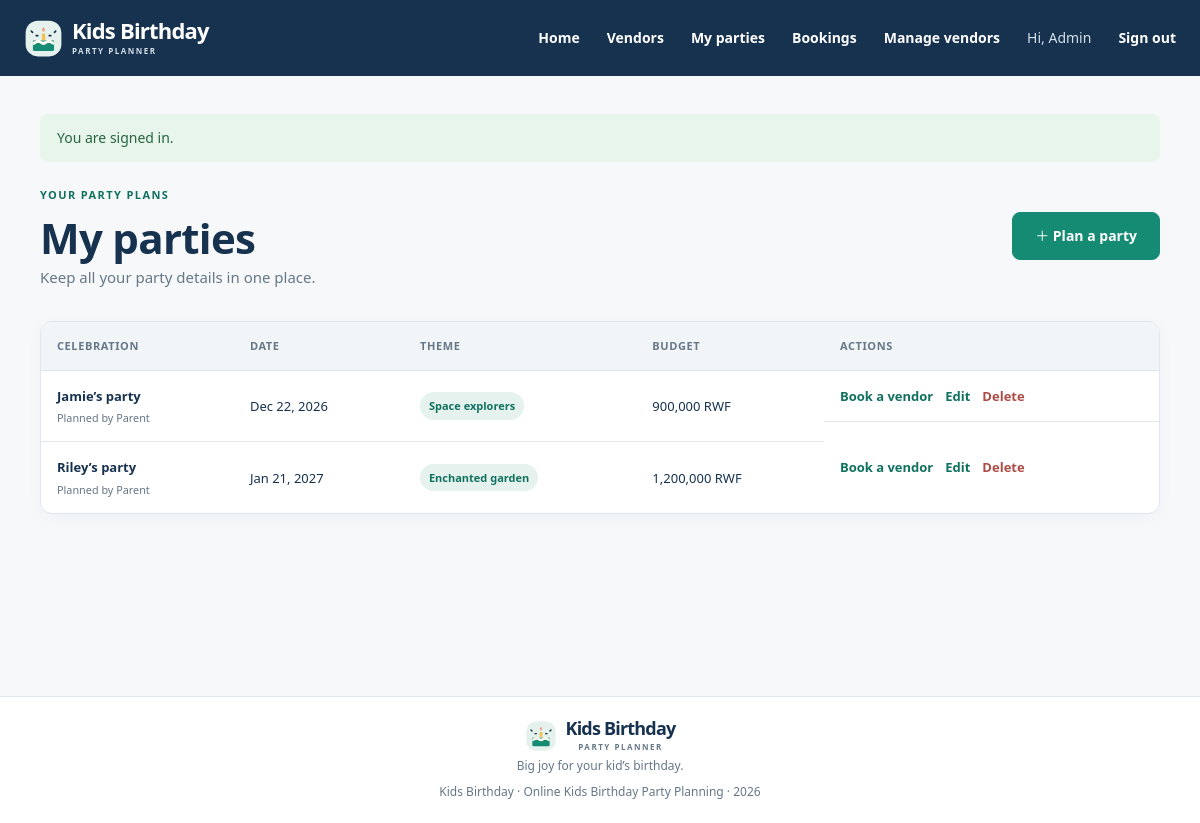
/index.php?r=parties (signed in), run on the app's committed database.
### tables this page shows
CREATE TABLE IF NOT EXISTS users (
    user_id INT UNSIGNED NOT NULL AUTO_INCREMENT,
    username VARCHAR(80) NOT NULL,
    email VARCHAR(190) NOT NULL,
    password_hash VARCHAR(255) NOT NULL,
    role ENUM('parent', 'admin') NOT NULL DEFAULT 'parent',
    created_at TIMESTAMP NOT NULL DEFAULT CURRENT_TIMESTAMP,
    PRIMARY KEY (user_id),
    UNIQUE KEY uq_users_email (email)
);

CREATE TABLE IF NOT EXISTS parties (
    party_id INT UNSIGNED NOT NULL AUTO_INCREMENT,
    parent_id INT UNSIGNED NOT NULL,
    child_name VARCHAR(80) NOT NULL,
    party_date DATE NOT NULL,
    theme VARCHAR(100) NOT NULL,
    budget DECIMAL(7,0) UNSIGNED NOT NULL,
    PRIMARY KEY (party_id),
    KEY idx_parties_parent_date (parent_id, party_date),
    CONSTRAINT fk_parties_parent FOREIGN KEY (parent_id)
        REFERENCES users (user_id) ON UPDATE CASCADE ON DELETE CASCADE
);

### app/Core/helpers.php (called while the page is built, shortened)
<?php
function db(): PDO
{
    return Database::connection();
}
function e($value): string
{
    return htmlspecialchars((string) $value, ENT_QUOTES | ENT_SUBSTITUTE, 'UTF-8');
}
function current_user(): ?array
{
    return $_SESSION['user'] ?? null;
}
function render(string $view, array $data = []): void
{
    extract($data, EXTR_SKIP);
    $viewFile = __DIR__ . '/../Views/' . $view . '.php';
    require __DIR__ . '/../Views/layout/header.php';
    require $viewFile;
    require __DIR__ . '/../Views/layout/footer.php';
}
function take_flashes(): array
{
    $messages = $_SESSION['flash'] ?? [];
    return $messages;
}
function money_rwf($amount): string
{
    return number_format((float) $amount, 0, '.', ',') . ' RWF';
}

### app/Controllers/PartyController.php (called while the page is built, shortened)
<?php
final class PartyController
{
    public static function index(): void
    {
        $user = require_login();
        render('parties/index', ['title' => 'My parties', 'parties' => Party::allForUser($user)]);
    }
}

### config/database.php (called while the page is built)
<?php
return [
    'host' => getenv('DB_HOST') ?: '127.0.0.1',
    'port' => getenv('DB_PORT') ?: '3306',
    'database' => getenv('DB_NAME') ?: 'kids_party_planner',
    'username' => getenv('DB_USER') ?: 'root',
    'password' => getenv('DB_PASS') !== false ? getenv('DB_PASS') : '',
    'charset' => 'utf8mb4',
];

### app/Core/Database.php (called while the page is built, shortened)
<?php
final class Database
{
    private static ?PDO $connection = null;
    public static function connection(): PDO
    {
        if (self::$connection === null) {
            $config = require dirname(__DIR__, 2) . '/config/database.php';
            $dsn = sprintf(
                'mysql:host=%s;port=%s;dbname=%s;charset=%s',
                $config['host'],
                $config['port'],
                $config['database'],
                $config['charset']
            );
            self::$connection = new PDO($dsn, $config['username'], $config['password'], [
                PDO::ATTR_ERRMODE => PDO::ERRMODE_EXCEPTION,
                PDO::ATTR_DEFAULT_FETCH_MODE => PDO::FETCH_ASSOC,
                PDO::ATTR_EMULATE_PREPARES => false,
            ]);
        }
        return self::$connection;
    }
}

### app/Models/User.php (called while the page is built, shortened)
<?php
final class User
{
    public static function find(int $id): ?array
    {
        $statement = db()->prepare('SELECT user_id, username, email, role, created_at FROM users WHERE user_id = ?');
        $statement->execute([$id]);
        $user = $statement->fetch();
        return $user ?: null;
    }
}

### app/bootstrap.php (called while the page is built, shortened)
<?php
require_once __DIR__ . '/Core/Database.php';
require_once __DIR__ . '/Core/helpers.php';
require_once __DIR__ . '/Models/User.php';
require_once __DIR__ . '/Controllers/PartyController.php';
if (!empty($_SESSION['user'])) {
    $sessionUser = User::find((int) $_SESSION['user']['user_id']);
}

### app/Models/Party.php (called while the page is built, shortened)
<?php
final class Party
{
    public static function allForUser(array $user): array
    {
        if ($user['role'] === 'admin') {
            return db()->query(
                'SELECT p.*, u.username AS parent_name FROM parties p JOIN users u ON u.user_id = p.parent_id ORDER BY p.party_date'
            )->fetchAll();
        }
        $statement = db()->prepare(
            'SELECT p.*, u.username AS parent_name FROM parties p JOIN users u ON u.user_id = p.parent_id WHERE p.parent_id = ? ORDER BY p.party_date'
        );
        $statement->execute([$user['user_id']]);
        return $statement->fetchAll();
    }
}

### app/Views/parties/index.php (the view, shortened to what this page needs)
<section class="page-heading">
    <div><span class="eyebrow">YOUR PARTY PLANS</span><h1>My parties</h1><p>Keep all your party details in one place.</p></div>
    <a class="button" href="index.php?r=parties/create">＋ Plan a party</a>
</section>
<?php if (!$parties): ?>
    <div class="empty-panel"><span>🎉</span><h2>Your next celebration starts here</h2><p>Create a party plan to save your date, theme, and budget.</p><a class="button" href="index.php?r=parties/create">Create your first party</a></div>
<?php else: ?>
    <div class="table-wrap"><table>
        <thead><tr><th>Celebration</th><th>Date</th><th>Theme</th><th>Budget</th><th>Actions</th></tr></thead>
        <tbody>
        <?php foreach ($parties as $party): ?>
            <tr>
                <td><a class="table-title-link" href="index.php?r=parties/view&id=<?= (int) $party['party_id'] ?>"><strong><?= e($party['child_name']) ?>’s party</strong></a><?php if (current_user()['role'] === 'admin'): ?><small class="cell-sub">Planned by <?= e($party['parent_name']) ?></small><?php endif; ?></td>
                <td><?= e(date('M j, Y', strtotime($party['party_date']))) ?></td>
                <td><span class="tag"><?= e($party['theme']) ?></span></td>
                <td><?= e(money_rwf($party['budget'])) ?></td>
                <td class="actions">
                    <a class="text-link" href="index.php?r=bookings/create&party_id=<?= (int) $party['party_id'] ?>">Book a vendor</a>
                    <a class="text-link" href="index.php?r=parties/edit&id=<?= (int) $party['party_id'] ?>">Edit</a>
                    <form method="post" action="index.php?r=parties/delete" data-confirm="Delete this party and its bookings?">
                        <button class="link-button danger-link" type="submit">Delete</button>
                    </form>
                </td>
            </tr>
        <?php endforeach; ?>
        </tbody>
    </table></div>
<?php endif; ?>

### app/Views/layout/header.php (shortened to what this page needs)
<?php $flashes = take_flashes(); ?>
<!doctype html>
<html lang="en">
<head>
    <link rel="stylesheet" href="assets/css/style.css?v=2">
</head>
<body>
<header class="site-header">
    <div class="nav-wrap">
        <a class="brand" href="index.php?r=home" aria-label="Kids Birthday home">
            <img class="brand-mark" src="assets/images/birthday-mark.svg" alt="">
            <span class="brand-copy"><span class="brand-name">Kids Birthday</span><span class="brand-caption">PARTY PLANNER</span></span>
        </a>
        <nav class="main-nav" id="main-navigation" aria-label="Main navigation">
            <a href="index.php?r=home">Home</a>
            <a href="index.php?r=vendors">Vendors</a>
            <?php if (current_user()): ?>
                <a href="index.php?r=parties">My parties</a>
                <a href="index.php?r=bookings">Bookings</a>
                <?php if (current_user()['role'] === 'admin'): ?>
                    <a href="index.php?r=vendors/manage">Manage vendors</a>
                <?php endif; ?>
                <a class="nav-user" href="index.php?r=profile" title="Your profile">Hi, <?= e(current_user()['role'] === 'admin' ? 'Admin' : current_user()['username']) ?></a>
                <form class="nav-logout" method="post" action="index.php?r=logout">
                    <button class="link-button" type="submit">Sign out</button>
                </form>
            <?php else: ?>
                <a href="index.php?r=login">Sign in</a>
                <a class="button button-small" href="index.php?r=register">Get started</a>
            <?php endif; ?>
        </nav>
    </div>
</header>
<main class="main-content" id="main-content">
    <?php foreach ($flashes as $flash): ?>
        <div class="flash flash-<?= e($flash['type']) ?>" role="status"><?= e($flash['message']) ?></div>
    <?php endforeach; ?>

### assets/css/style.css (style rules this page uses)
:root { --ink: #16324f; --muted: #667788; --accent: #168b74; --accent-dark: #11715f; --accent-soft: #e5f2ee; --peach: #fce9dc; --mint: #e4f1ed; --cream: #f6f8fa; --line: #dfe7ed; --white: #fff; --shadow: 0 12px 32px rgba(22, 50, 79, .08); font-family: system-ui, -apple-system, BlinkMacSystemFont, "Segoe UI", sans-serif; color: var(--ink); background: var(--cream); font-synthesis: none; text-rendering: optimizeLegibility; }
* { box-sizing: border-box; font-style: normal; }
body { margin: 0; background: var(--cream); font-size: 15px; line-height: 1.55; }
a { color: var(--accent-dark); text-decoration: none; }
button, input, select { font: inherit; }
button, select { cursor: pointer; }
.main-content { width: min(1120px, calc(100% - 48px)); min-height: calc(100vh - 180px); margin: 0 auto; padding: 38px 0 76px; }
.site-header { position: sticky; z-index: 20; top: 0; background: var(--ink); color: white; }
.nav-wrap { width: min(1200px, calc(100% - 48px)); height: 76px; margin: auto; display: flex; justify-content: space-between; align-items: center; }
.brand { display: inline-flex; align-items: center; gap: 9px; color: var(--ink); font-size: 22px; font-weight: 700; letter-spacing: -.8px; }
.site-header .brand { color: white; }
.site-header .brand-caption { color: #d4e0e9; }
.brand-mark { display: block; width: 39px; height: 39px; object-fit: contain; }
.brand-copy { display: grid; gap: 4px; }
.brand-name { line-height: 1; }
.brand-caption { color: var(--muted); font-size: 8px; font-weight: 700; letter-spacing: 1.5px; }
.main-nav { display: flex; align-items: center; gap: 27px; font-size: 14px; font-weight: 600; }
.main-nav > a:not(.button), .main-nav .link-button { color: white; }
.nav-user { color: #d4e0e9; font-weight: 500; }
.main-nav > a.nav-user { color: #d4e0e9; }
.nav-logout { margin: 0; }
.link-button { padding: 0; border: 0; background: transparent; font-size: inherit; font-weight: 600; }
.button { display: inline-flex; min-height: 48px; align-items: center; justify-content: center; gap: 14px; padding: 0 22px; border: 1px solid var(--accent); border-radius: 8px; background: var(--accent); color: white; font-size: 14px; font-weight: 700; transition: .2s ease; }
.flash { margin: 0 auto 20px; padding: 13px 17px; border-radius: 8px; font-size: 14px; }
.flash-success { background: #e7f5eb; color: #286541; }
.eyebrow { color: var(--accent-dark); font-size: 11px; font-weight: 700; letter-spacing: 1.4px; }
h1, h2, h3, p { margin-top: 0; }
h1, h2 { font-family: inherit; letter-spacing: -.7px; }
.text-link { color: var(--accent-dark); font-size: 13px; font-weight: 700; white-space: nowrap; }
.tag { display: inline-block; padding: 5px 9px; border-radius: 20px; background: var(--accent-soft); color: var(--accent-dark); font-size: 11px; font-weight: 700; }
.page-heading { display: flex; justify-content: space-between; align-items: center; gap: 24px; margin: 20px 0 32px; }
.page-heading h1 { margin: 9px 0 4px; font-size: clamp(36px, 4vw, 42px); line-height: 1.15; }
.page-heading p { margin-bottom: 0; color: var(--muted); }
.table-title-link { color: var(--ink); }
.table-wrap { width: 100%; overflow-x: auto; border: 1px solid var(--line); border-radius: 12px; background: white; box-shadow: 0 4px 16px rgba(22, 50, 79, .035); }
table { width: 100%; border-collapse: collapse; text-align: left; }
th, td { min-width: 110px; padding: 15px 16px; border-bottom: 1px solid var(--line); vertical-align: middle; font-size: 13px; }
th { background: #f1f5f7; color: var(--muted); font-size: 11px; letter-spacing: .6px; text-transform: uppercase; }
tbody tr:last-child td { border-bottom: 0; }
td strong { font-size: 13px; }
.cell-sub { display: block; margin-top: 4px; color: var(--muted); }
.actions { display: flex; flex-wrap: wrap; align-items: center; gap: 12px; }
.actions form { margin: 0; }
.danger-link { color: #ae4c45; }

### data on the page
users: role "Admin"
parties: child_name "Jamie", parent.username "Parent", party_date "Dec 22, 2026", theme "Space explorers", budget "900,000 RWF"
parties: child_name "Riley", parent.username "Parent", party_date "Jan 21, 2027", theme "Enchanted garden", budget "1,200,000 RWF"

### other printed values
$flash['message'] "You are signed in."
